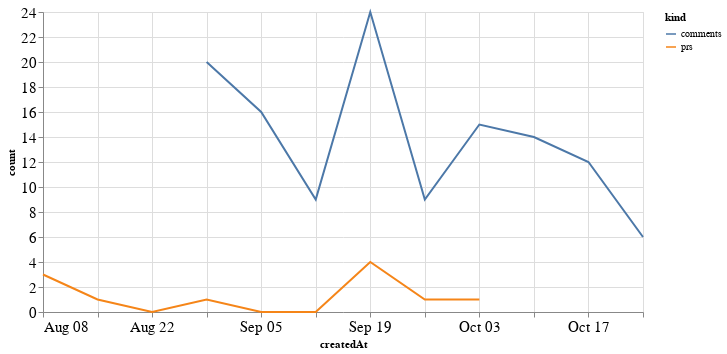

The code cell stored with this chart in its notebook:
### Code cell
alt.Chart(total_time, width=600).mark_line().encode(
    x='createdAt',
    y='count',
    color='kind'
)

### Figure 1 — Vega-Lite specification as saved in the notebook (floating-point values rounded to 4 significant figures)
{"config": {"axisLeft": {"labelFontSize": 15}, "axisBottom": {"labelFontSize": 15}}, "data": {"name": "data-41afdd5ed93d0c953ce0fbebca233af8"}, "mark": "line", "encoding": {"color": {"type": "nominal", "field": "kind"}, "x": {"type": "temporal", "field": "createdAt"}, "y": {"type": "quantitative", "field": "count"}}, "width": 600, "$schema": "https://vega.github.io/schema/vega-lite/v4.8.1.json", "datasets": {"data-41afdd5ed93d0c953ce0fbebca233af8": [{"createdAt": "2021-08-08T00:00:00", "kind": "prs", "count": 3.0}, {"createdAt": "2021-08-15T00:00:00", "kind": "prs", "count": 1.0}, {"createdAt": "2021-08-22T00:00:00", "kind": "prs", "count": 0.0}, {"createdAt": "2021-08-29T00:00:00", "kind": "prs", "count": 1.0}, {"createdAt": "2021-09-05T00:00:00", "kind": "prs", "count": 0.0}, {"createdAt": "2021-09-12T00:00:00", "kind": "prs", "count": 0.0}, {"createdAt": "2021-09-19T00:00:00", "kind": "prs", "count": 4.0}, {"createdAt": "2021-09-26T00:00:00", "kind": "prs", "count": 1.0}, {"createdAt": "2021-10-03T00:00:00", "kind": "prs", "count": 1.0}, {"createdAt": "2021-10-10T00:00:00", "kind": "prs", "count": null}, {"createdAt": "2021-10-17T00:00:00", "kind": "prs", "count": null}, {"createdAt": "2021-10-24T00:00:00", "kind": "prs", "count": null}, {"createdAt": "2021-08-08T00:00:00", "kind": "comments", "count": null}, {"createdAt": "2021-08-15T00:00:00", "kind": "comments", "count": null}, {"createdAt": "2021-08-22T00:00:00", "kind": "comments", "count": null}, {"createdAt": "2021-08-29T00:00:00", "kind": "comments", "count": 20.0}, {"createdAt": "2021-09-05T00:00:00", "kind": "comments", "count": 16.0}, {"createdAt": "2021-09-12T00:00:00", "kind": "comments", "count": 9.0}, {"createdAt": "2021-09-19T00:00:00", "kind": "comments", "count": 24.0}, {"createdAt": "2021-09-26T00:00:00", "kind": "comments", "count": 9.0}, {"createdAt": "2021-10-03T00:00:00", "kind": "comments", "count": 15.0}, {"createdAt": "2021-10-10T00:00:00", "kind": "comments", "count": 14.0}, {"createdAt": "2021-10-17T00:00:00", "kind": "comments", "count": 12.0}, {"createdAt": "2021-10-24T00:00:00", "kind": "comments", "count": 6.0}]}}
